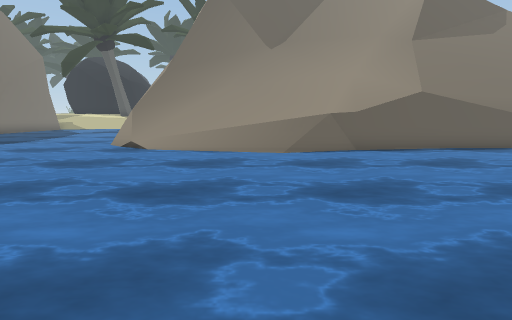
[1] (above)

21 first-person views from a walk through a scene from a Unity 3-D project. The camera is 1.3 m above the floor, tilts 8° down and sees 75° across. The floor is counted in squares, 1 m on a side. Each view is taken from the middle of a square. On the plan, view 1 faces up. The plan holds only what a view shows up to about 14 squares ahead; the rest is blank. The place goes on beyond the plan. The player character is not drawn. Some surface patterns are stand-ins.

[2]
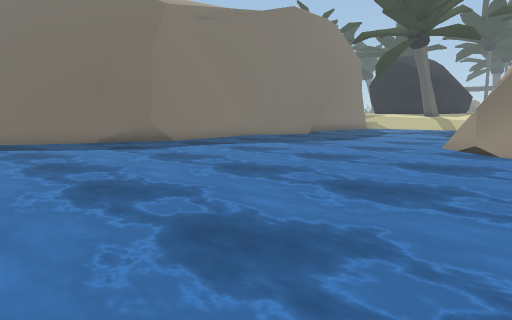

[3]
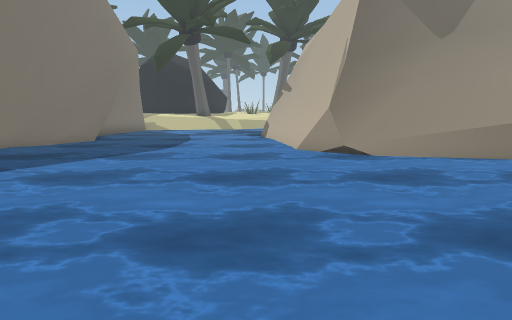

[4]
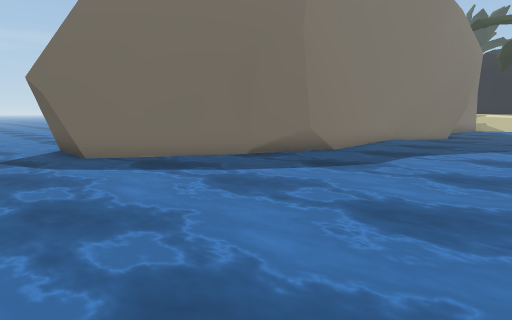

[5]
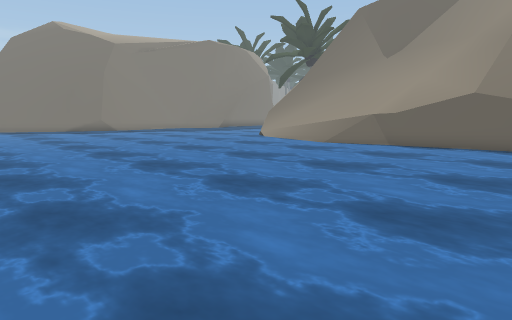

[6]
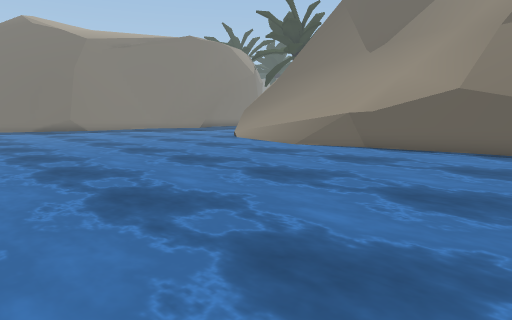

[7]
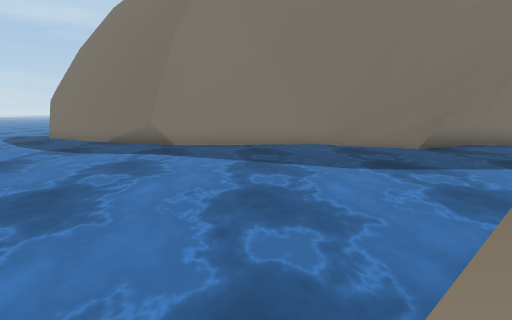

[8]
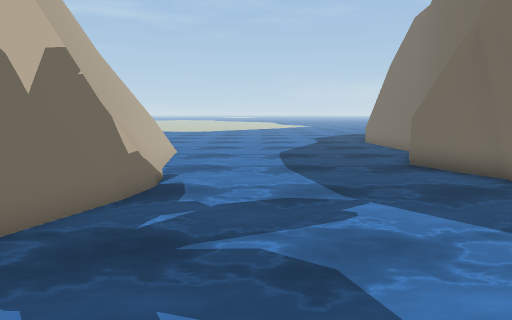

[9]
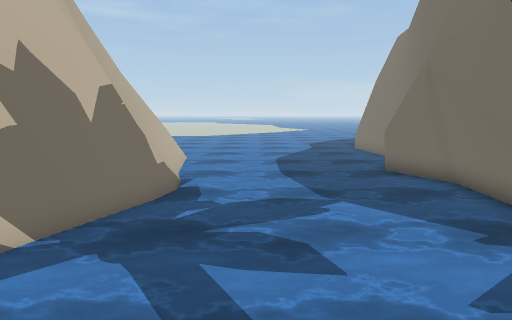

[10]
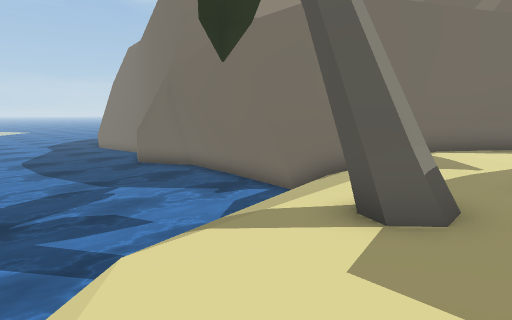

[11]
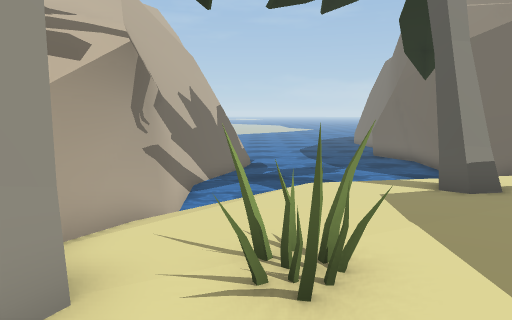

[12]
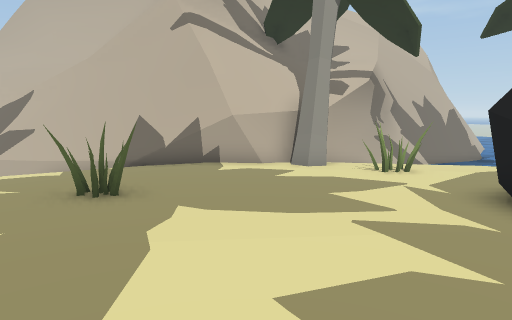

[13]
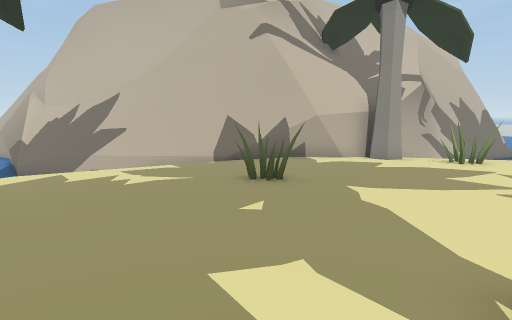

[14]
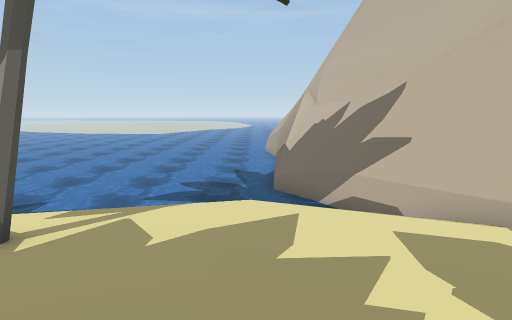

[15]
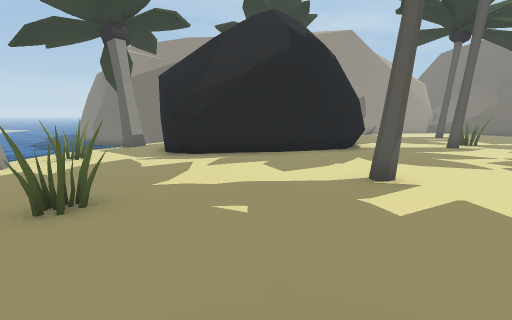

[16]
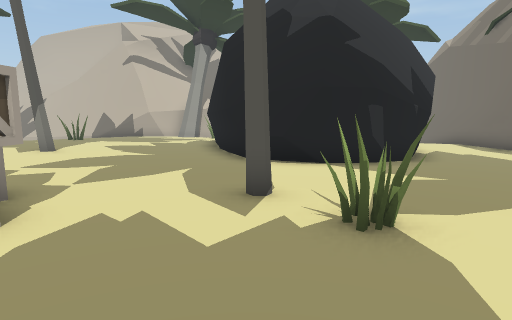

[17]
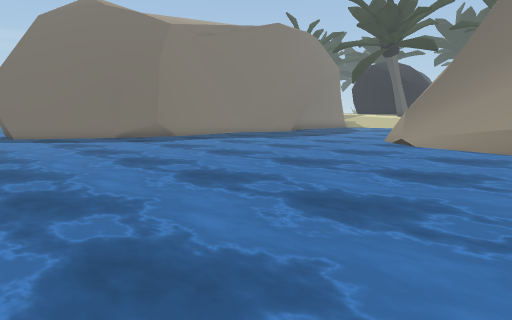

[18]
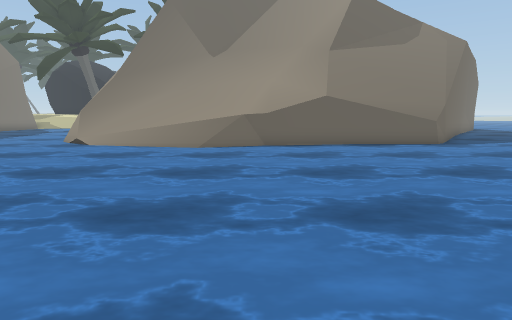

[19]
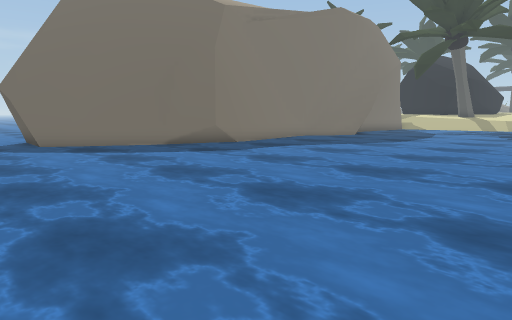

[20]
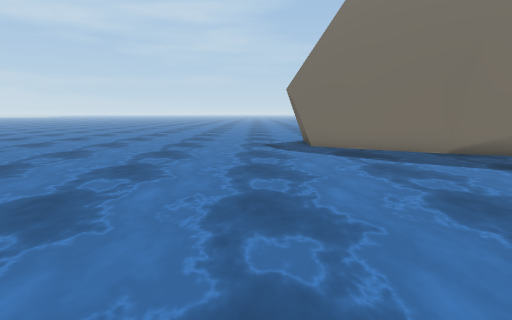

[21]
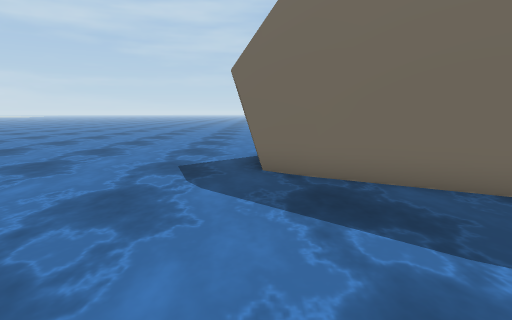

### Floor plan
Key: @ floor where view 1 was taken; # wall or solid block; . main floor; : floor 0.25 m higher than the main floor; - floor 0.25 m lower than the main floor; _ floor 0.5 m lower than the main floor; / step, stairs or slope; = window, fence, low wall or low ledge; ~ water the walk can cross; ≈ water the walk keeps out of; ^ raised ledge; T palm tree; C crate.
Columns run from 22 left of view 1 to 9 right of it. Each row starts with its distance up from view 1.
 45 . ..C       : ::: :..---/  ≈≈≈≈≈
 44  ...:C ::::::::::::..---_  ≈≈≈≈≈
 43 ....::::::::T::::::..---_  ≈≈≈≈≈
 42 ....::::::::T::::::..---/  ≈#^##
 41 ...TT::::::::::::::..---/ ≈##
 40  ....::::::::::::::..--//###
 39  .....##::::::::::...-//##
 38  ....#####:::::......-###
 37  ...##   ###:.......=###
 36  ...#      ##......###
 35  ...#      ##.....##
 34  ...#      ##....T##
 33   ..       #.....T#
 32   ..       #...---#
 31   ...      ..----/#
 30   #........=----/=#
 29   ##.....--#---//##
 28    ##.-  --/-_/  ##
 27     #  ////////≈≈##
 26       #////~~~~~≈##
 25       ##~~~~~~~~~##
 24        #~~~~~~~~~##
 23        #~~~~~~~~~#
 22        #~~~~~~~~##
 21        #~~~~~~~~#
 20        #~~~~~~~≈#
 19        #~~~~~~~≈#
 18        ##~~~~~~~##
 17        ##~~~~~~~##   #######
 16        ##~~~~~~~=#  ##///=###
 15       ##~~~~~~~~=#####/////=##
 14       #=~~~~~~~~≈###=//////=#=
 13       #~~~~~~~~~≈##=////////##
 12       #~~~~~~~~~~≈/////////#####
 11       #~~~~~~~~~~~~~////=≈≈~~~~~
 10       #≈~~~~~~~~~~~~~~~≈~~~~~~~~
  9       #≈~~~~~~~~~~~~~~~~~~~~~~~~
  8       #≈~~~~~~~~~~~~~~~~~~~~~~~~
  7       #~~~~~~~~~~~~~~~~~~~~~~~~~
  6      ##~~~~~~~~~~~~~~~~~~~~~~~~~
  5     ##~~~~~~~~~~~~~~~~~~~~~~~~~~
  4     ##~~~~~~~~~~~~~~~~~~~~~~~~~~
  3    ##~~~~~~~~~~~~~~~~~~~~~~~~~~~
  2    #≈~~~~~~~~~~~~~~~~~~~~~~~~~~~
  1 ≈###~~~~~~~~~~~~~~~~~~~~~~~~~~~~
  0 ~~~~~~~~~~~~~~~~~~~~~~@~~~~~~~~~
 -1 ~~~~~~~~~~~~~~~~~~~~~~~~~~~~~~~
 -2 ~~~~~~~~~~~~~~~~~ ~~~~ ~ ~ ~~~ ~

Positions as (right, up) in squares from view 1, and headings:
1: (0, 0), facing up
2: (-2, 0), facing up-left
3: (-7, 2), facing up
4: (-9, -2), facing up-left
5: (9, -2), facing up-left
6: (9, 0), facing up-left
7: (-3, 11), facing left
8: (-9, 27), facing down
9: (-9, 29), facing down
10: (-7, 31), facing down-left
11: (-7, 36), facing down
12: (-11, 42), facing down-right
13: (-10, 45), facing down-right
14: (-5, 43), facing right
15: (-4, 45), facing down-left
16: (-22, 45), facing down-right
17: (1, -2), facing up-left
18: (3, -2), facing up
19: (-4, -2), facing up-left
20: (-6, -1), facing left
21: (-12, 1), facing left
